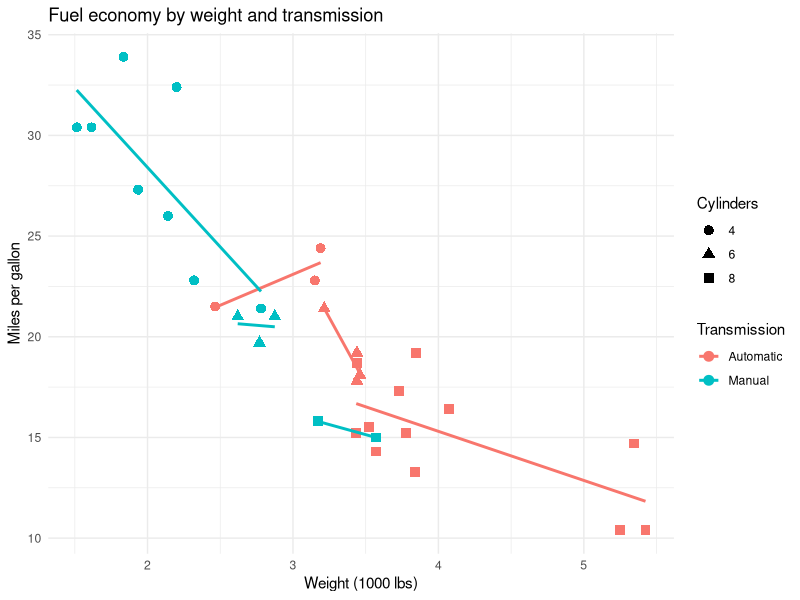

R code for this plot:
## ---- chunk 1
#| label: setup-r
#| message: false
#| warning: false
library(ggplot2)
## ---- chunk 2
#| label: load-mtcars
cars <- mtcars
cars$model <- rownames(mtcars)
cars$transmission <- factor(cars$am, levels = c(0, 1), labels = c("Automatic", "Manual"))
cars$cylinders <- factor(cars$cyl)

head(cars[, c("model", "mpg", "wt", "hp", "cylinders", "transmission")])
## ---- chunk 3
#| label: transmission-summary
aggregate(
  mpg ~ transmission,
  data = cars,
  FUN = function(x) round(c(mean = mean(x), median = median(x), min = min(x), max = max(x)), 2)
)
## ---- chunk 4
#| label: fig-mtcars-weight-mpg
#| fig-cap: "Fuel economy decreases as vehicle weight increases in the mtcars dataset."
ggplot(cars, aes(x = wt, y = mpg, color = transmission, shape = cylinders)) +
  geom_point(size = 3) +
  geom_smooth(method = "lm", se = FALSE) +
  labs(
    x = "Weight (1000 lbs)",
    y = "Miles per gallon",
    color = "Transmission",
    shape = "Cylinders",
    title = "Fuel economy by weight and transmission"
  ) +
  theme_minimal()
## ---- chunk 5
#| label: fit-model-r
mpg_model <- lm(mpg ~ wt + transmission, data = cars)
summary(mpg_model)
## ---- chunk 6
#| label: model-predictions-r
new_cars <- expand.grid(
  wt = c(2.2, 3.8),
  transmission = levels(cars$transmission)
)
new_cars$predicted_mpg <- round(predict(mpg_model, newdata = new_cars), 1)

new_cars
